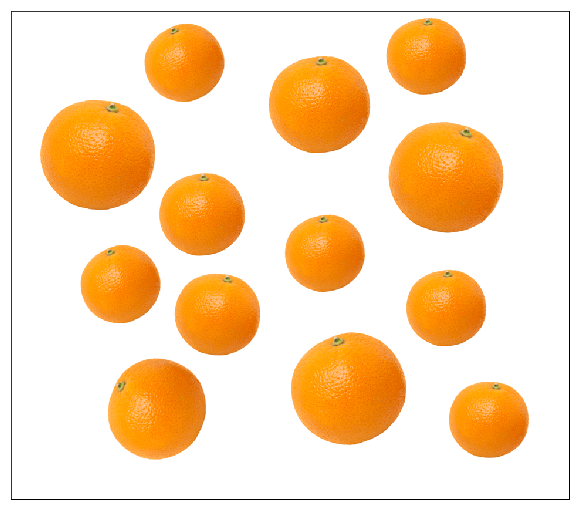
#> input picture OpenCV/Sample003/images/sample_1.png, 579 x 510 px
$ python main.py
#> lines starting #> are read from the running program, lines starting #| are printed output that depends on the picture; after the words box and inside, x2 and y2 are one past the last pixel; in counts of white or black regions, pixels touching at a corner belong together
# coding: utf-8

"""
1, numpy, opencvインストール
	pip install numpy
	pip install opencv-python
	pip install pillow
	pip install matplotlib
"""

import cv2
import numpy as np
import matplotlib.pyplot as plt
from PIL import Image

img_orig  = cv2.imread("./images/sample_1.png")# 画像の読み込み
#> img_orig is the input picture: shape (510, 579, 3); mean B, G, R 185.7, 221.1, 250.7
bgr_lower = np.array([0, 100, 180])# 抽出する色の下限(BGR)
bgr_upper = np.array([80, 180, 255])# 抽出する色の上限(BGR)
img_mask  = cv2.inRange(img_orig, bgr_lower, bgr_upper)# BGRからマスクを作成
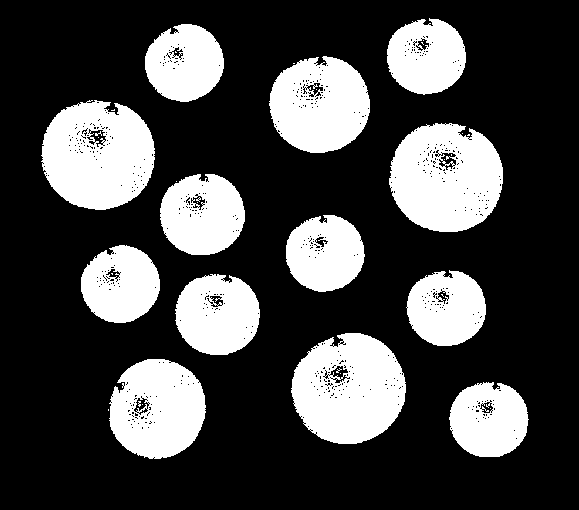
#> img_mask: shape (510, 579); 27.5% white; 36 white regions (23 under 20 px), largest, box (x1, y1, x2, y2) and area: (389, 123, 503, 232) 9462, (41, 100, 155, 210) 9453, (291, 333, 406, 444) 9453
img_red   = cv2.bitwise_and(img_orig, img_orig, mask=img_mask)
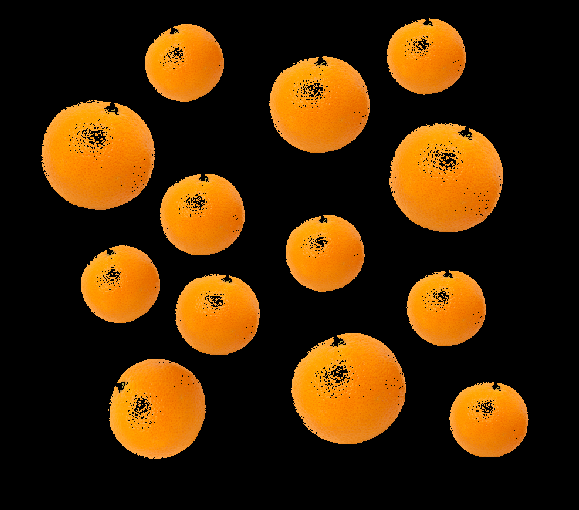
#> img_red: shape (510, 579, 3); mean B, G, R 5.2, 39.2, 67.7

cv2.imwrite("./images/result.png", img_red)# 画像の出力

$ run again, with OpenCV/Sample003/images/sample_2.png copied over OpenCV/Sample003/images/sample_1.png
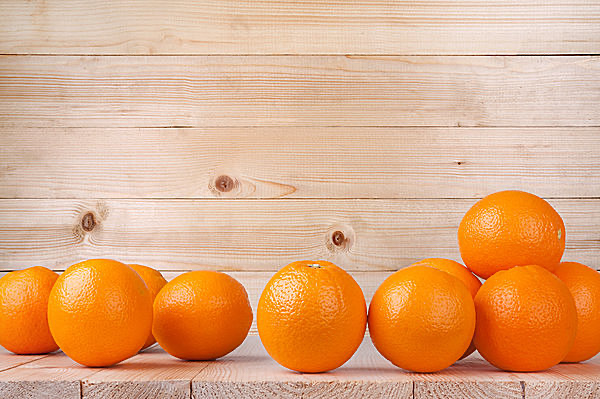
#> input picture OpenCV/Sample003/images/sample_2.png, 600 x 399 px
#> img_orig is the input picture: shape (399, 600, 3); mean B, G, R 133.2, 172.2, 223.5
#> `img_mask  = cv2.inRange(img_orig, bgr_lower, bgr_upper)# BGRからマスクを作成`:
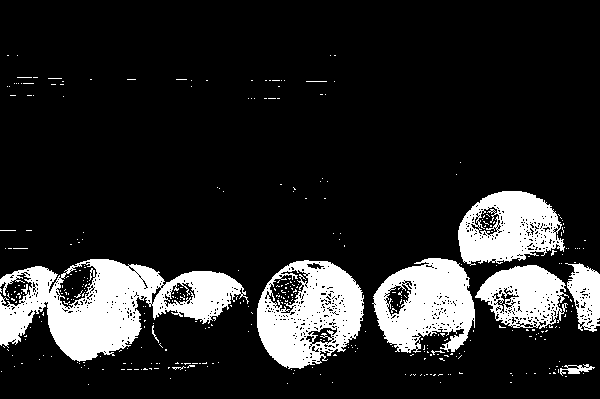
#> img_mask: shape (399, 600); 15.6% white; 374 white regions (363 under 20 px), largest, box (x1, y1, x2, y2) and area: (0, 259, 249, 362) 12202, (257, 260, 364, 369) 7224, (372, 258, 475, 353) 6328
#> `img_red   = cv2.bitwise_and(img_orig, img_orig, mask=img_mask)`:
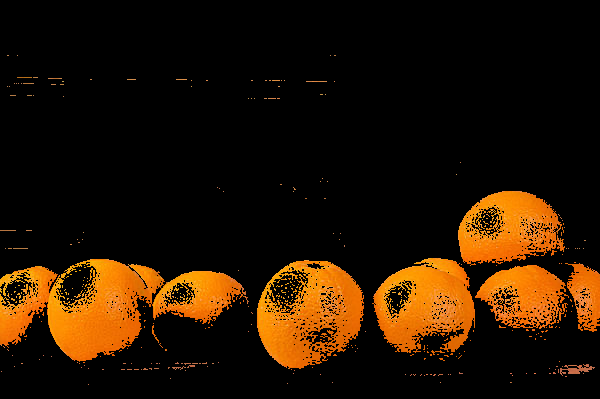
#> img_red: shape (399, 600, 3); mean B, G, R 1.9, 19.9, 37.7

$ run again, with OpenCV/Sample003/images/sample_3.png copied over OpenCV/Sample003/images/sample_1.png
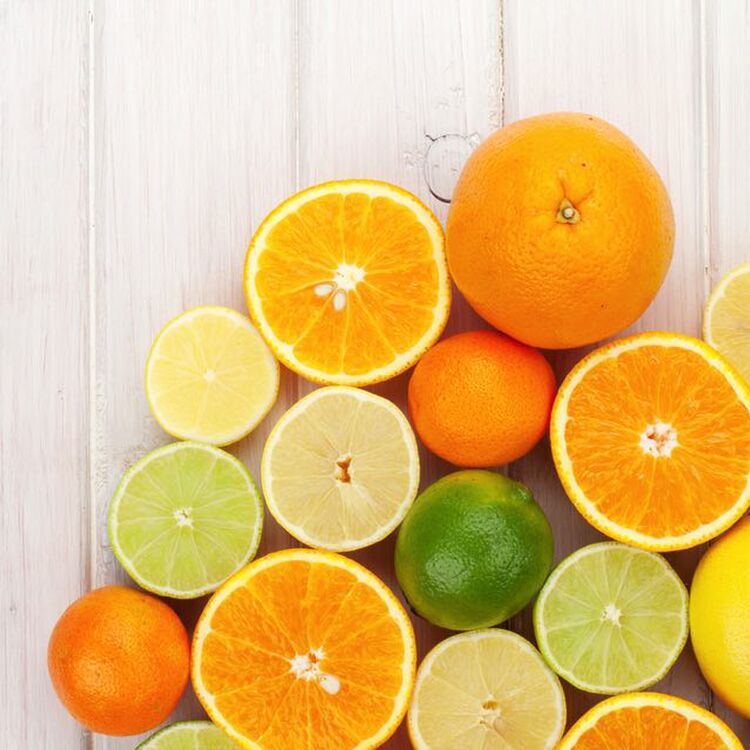
#> input picture OpenCV/Sample003/images/sample_3.png, 750 x 750 px
#> img_orig is the input picture: shape (750, 750, 3); mean B, G, R 121, 189.8, 227.1
#> `img_mask  = cv2.inRange(img_orig, bgr_lower, bgr_upper)# BGRからマスクを作成`:
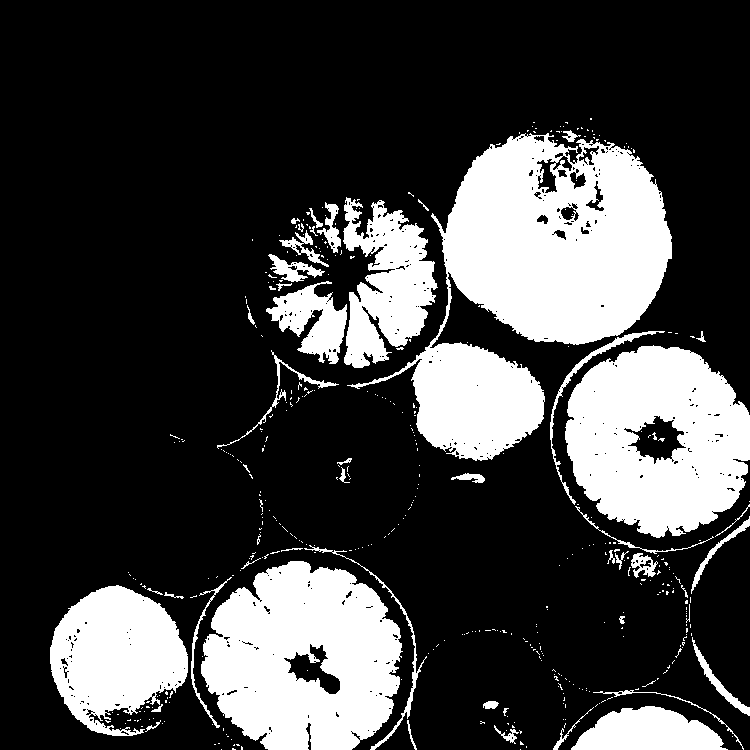
#> img_mask: shape (750, 750); 25.2% white; 429 white regions (380 under 20 px), largest, box (x1, y1, x2, y2) and area: (347, 133, 672, 461) 47797, (201, 561, 403, 750) 27923, (565, 345, 750, 538) 25749
#> `img_red   = cv2.bitwise_and(img_orig, img_orig, mask=img_mask)`:
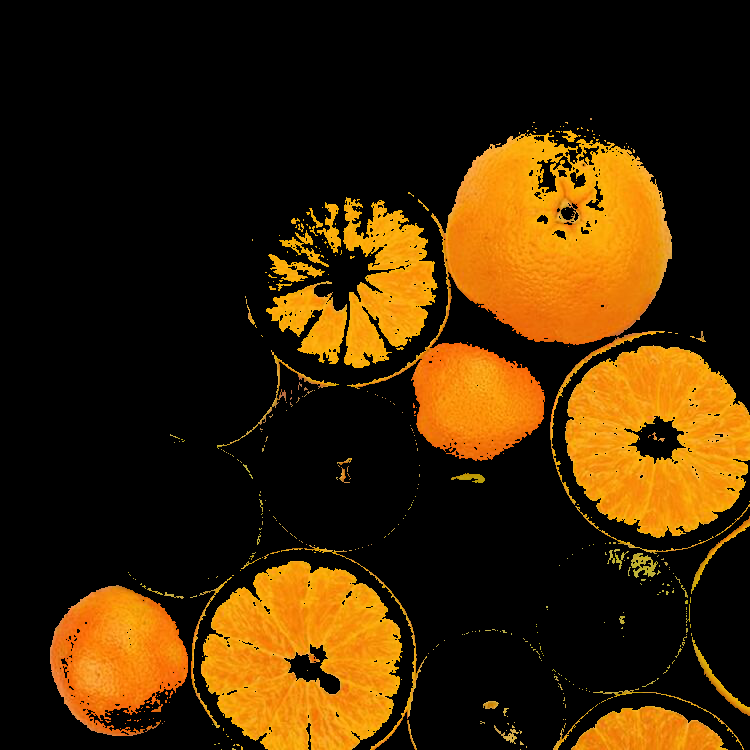
#> img_red: shape (750, 750, 3); mean B, G, R 3.8, 37.4, 61.6
